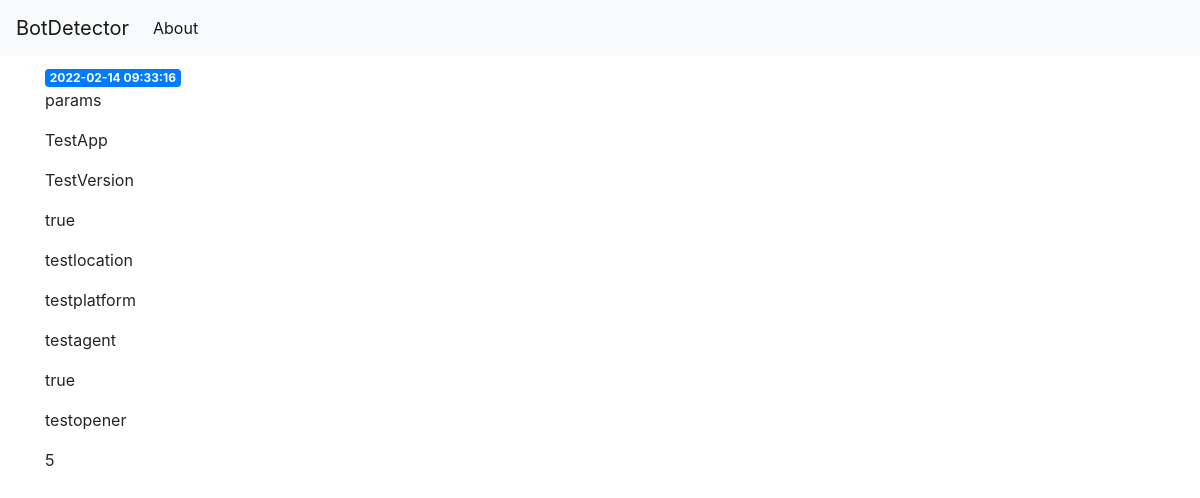
The page /1 on the database its author committed.
### tables this page shows
CREATE TABLE data (
    id INTEGER PRIMARY KEY AUTOINCREMENT,
    created TIMESTAMP NOT NULL DEFAULT CURRENT_TIMESTAMP,
    isAutomated TEXT NOT NULL,
    appName TEXT NOT NULL,
    appVersion TEXT NOT NULL,
    cookieEnabled TEXT NOT NULL,
    geolocation TEXT NOT NULL,
    platform TEXT NOT NULL,
    userAgent TEXT NOT NULL,
    javaEnabled TEXT NOT NULL,
    Height INTEGER NOT NULL,
    Width INTEGER NOT NULL,
    OutHeight INTEGER NOT NULL,
    OutWidth INTEGER NOT NULL,
    Opener TEXT NOT NULL,
    evalBrowser INTEGER NOT NULL
);

### app.py (the view)
@app.route('/<int:post_id>')
def post(post_id):
    post = get_data(post_id)
    return render_template('post.html', post=post)

### app.py (called while the page is built)
def get_db_connection():
    conn = sqlite3.connect('database.db')
    conn.row_factory = sqlite3.Row
    return conn

def get_data(post_id):
    conn = get_db_connection()
    post = conn.execute('SELECT * FROM data WHERE id = ?',
                        (post_id,)).fetchone()
    conn.close()
    if post is None:
        abort(404)
    return post

### templates/post.html (shortened to what this page needs)
{% extends 'base.html' %}
{% block content %}
    <span class="badge badge-primary">{{ post['created'] }}</span>
    <p>params</p>
    <p>{{ post['AppName'] }}</p>
    <p>{{ post['AppVersion'] }}</p>
    <p>{{ post['CookieEnabled'] }}</p>
    <p>{{ post['Geolocation'] }}</p>
    <p>{{ post['Platform'] }}</p>
    <p>{{ post['UserAgent'] }}</p>
    <p>{{ post['JavaEnabled'] }}</p>
    <p>{{ post['Opener'] }}</p>
    <p>{{ post['EvalBrowser'] }}</p>
{% endblock %}

### rows shown on the page
data: created "2022-02-14 09:33:16", AppName "TestApp", AppVersion "TestVersion", CookieEnabled "true", Geolocation "testlocation", Platform "testplatform", UserAgent "testagent", JavaEnabled "true", Opener "testopener", EvalBrowser "5"
